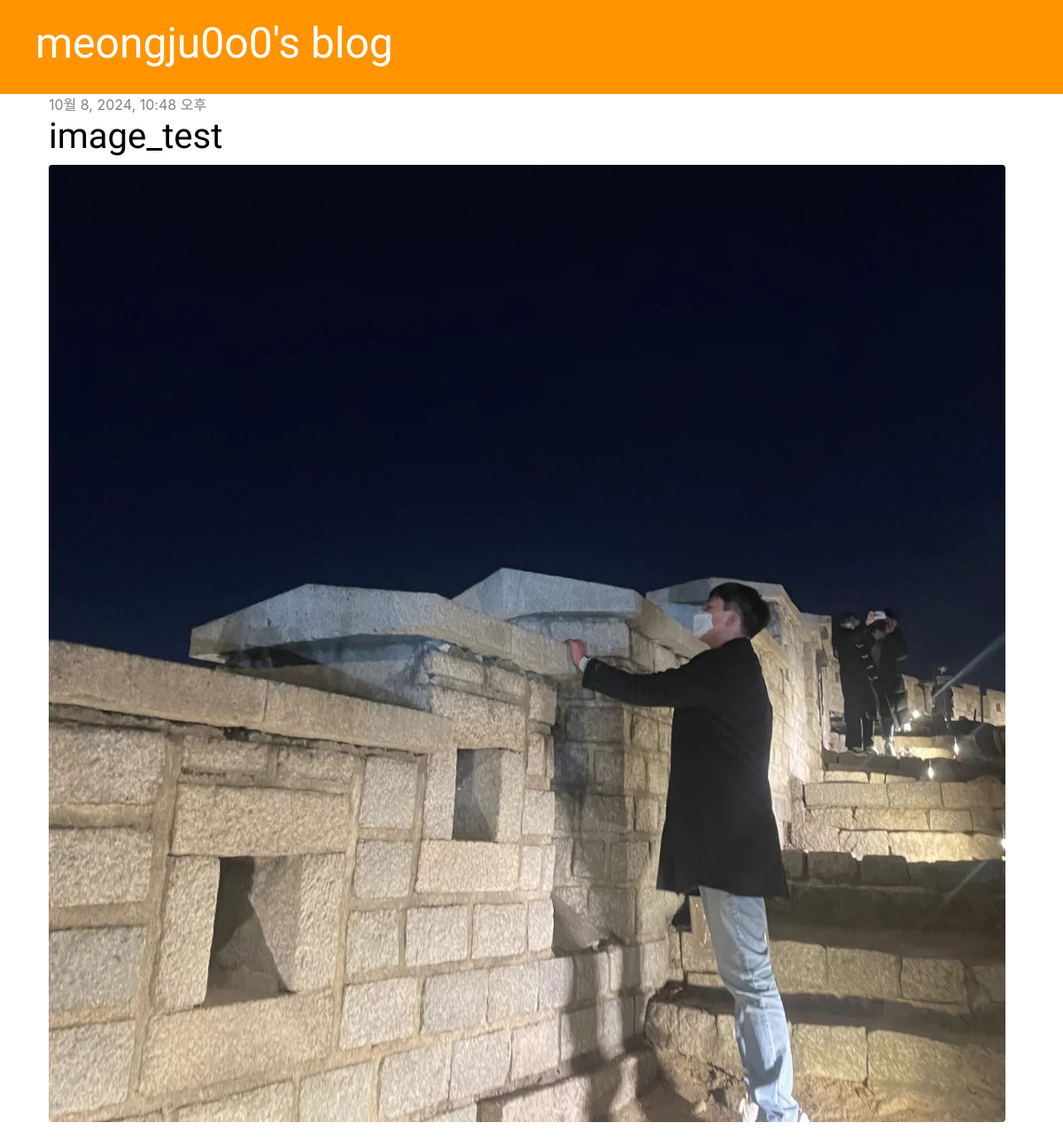
The page / on the database its author committed.
### blog/models.py (models this page shows, shortened)
class Post(models.Model):
    author = models.ForeignKey(settings.AUTH_USER_MODEL, on_delete=models.CASCADE)
    title = models.CharField(max_length=200)
    text = models.TextField()
    created_date = models.DateTimeField(default=timezone.now)
    published_date = models.DateTimeField(blank=True, null=True)
    image = models.ImageField(upload_to='images/', default='blog_image/default_error.png')

### blog/views.py (the view)
# urls.py: path('', views.post_list, name='post_list'),
def post_list(request):
    posts = Post.objects.filter(published_date__lte=timezone.now()).order_by('published_date')
    return render(request, 'blog/post_list.html', {'posts': posts})

### blog/templates/blog/post_list.html
{% extends 'blog/base.html' %}
{% block content %}
    {% for post in posts %}
    <div class="post">
        <div class="date">
            {{ post.published_date }}
        </div>
        <h1><a href="{% url 'post_detail' pk=post.pk %}">{{ post.title }}</a></h1>
        <img src="{{ post.image.url }}" class="rounded blog-image-list" alt="{{post.title}}">
    </div>
    {% endfor %}
{% endblock %}

### blog/static/css/blog.css (style rules this page uses)
h1, h2, h3, h4 { font-family: 'Lobster', cursive; }
.date { color: #828282; }
.post { margin-bottom: 70px; }
.post h1 a, .post h1 a:visited { color: #000000; }
.blog-image-list { object-fit: cover; }

### rows shown on the page
Post: published_date "10월 8, 2024, 10:48 오후", title "image_test", image (picture)
